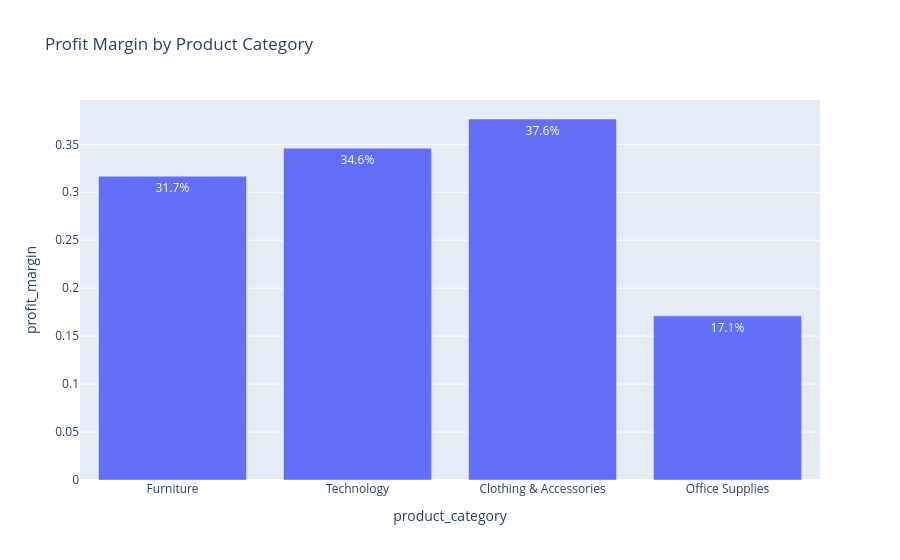

Notebook cell for this chart:
### Code cell
category_margin = category_sales.copy()
category_margin["profit_margin"] = (
    category_margin["total_profit"] / category_margin["total_sales"]
)

fig = px.bar(
    category_margin,
    x="product_category",
    y="profit_margin",
    title="Profit Margin by Product Category",
    text_auto=".1%",
)

fig.show()

### Figure 1 — Plotly figure (JSON) as saved in the notebook; plotly's stock layout.template omitted (floating-point values rounded to 4 significant figures)
{"data": [{"hovertemplate": "product_category=%{x}<br>profit_margin=%{y}<extra></extra>", "legendgroup": "", "marker": {"color": "#636efa", "pattern": {"shape": ""}}, "name": "", "orientation": "v", "showlegend": false, "textposition": "auto", "texttemplate": "%{y:.1%}", "type": "bar", "x": ["Furniture", "Technology", "Clothing & Accessories", "Office Supplies"], "xaxis": "x", "y": [0.3167, 0.346, 0.3764, 0.1712], "yaxis": "y"}], "layout": {"barmode": "relative", "legend": {"tracegroupgap": 0}, "title": {"text": "Profit Margin by Product Category"}, "xaxis": {"anchor": "y", "domain": [0, 1], "title": {"text": "product_category"}}, "yaxis": {"anchor": "x", "domain": [0, 1], "title": {"text": "profit_margin"}}}}
